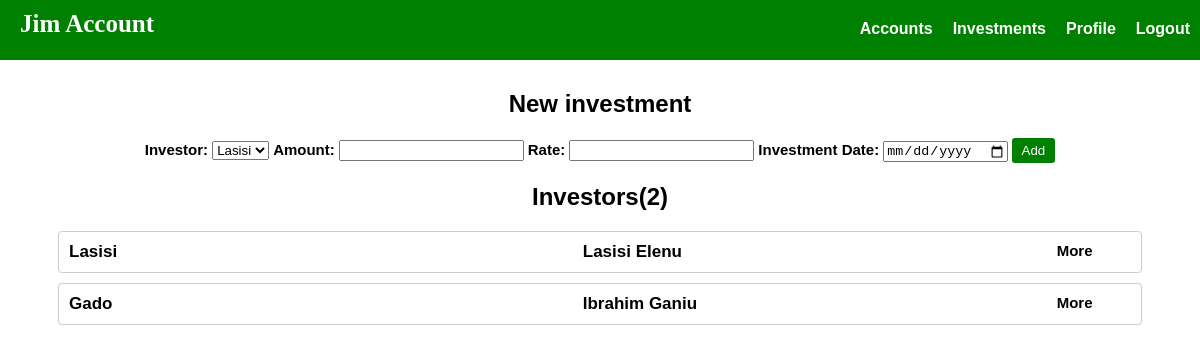
Screenshot of /investments/ (signed in) with the database file from the repository.
### index/models.py (models this page shows, shortened)
class User(AbstractUser):
	role = models.CharField(max_length=10, default='read')

### index/views.py (the view, shortened to what this page needs)
# urls.py: url(r'^investments/$', views.investments, name='investments'),
def investments(request):
	if request.user.is_authenticated:
		return render(request, 'investments.html', {
			'title': 'Jimnet investments',
			'investors': User.objects.all(),
			'user': User.objects.get(username=request.user.username)
		})
	return redirect(index)

### index/templates/investments.html (shortened to what this page needs)
{% extends "base.html" %}
{% load static %}
{% block content %}
	{% if user.role == 'write' %}
		<form class="investmentForm" method="post" action="">
			<h2>New investment</h2>
			<label>Investor:</label>
			<select name="investor">
				{% for investor in investors %}
					<option value="{{investor.pk}}">{{investor.username}}</option>
				{% endfor %}
			</select>
			<label>Amount:</label>
			<input type="number" name="amount">
			<label>Rate:</label>
			<input type="number" name="interest_rate">
			<label>Investment Date:</label>
			<input type="date" name="investmentDate">
			<input type="submit" value="Add">
		</form>
	{% endif %}
	<div class="fromleft">
		<h2 class="center">Investors({{investors | length}})</h2>
		{% if investors %}
			{% for investor in investors %}
				<div class="infodrop">
					<div>
						<div class="sm-rol-2">
							<div class="col-6">
								<span class="dropfront">{{investor.username}}</span>
							</div>
						</div>
						<div class="sm-rol-2">
							<div class="col-6">
								<span class="dropfront">{{investor.first_name}} {{investor.last_name}}</span>
							</div>
							<span class="right more" data-drop="{{investor.pk}}">More</span>
						</div>
					</div>
				</div>
			{% endfor %}
		{% else %}
			<h3>There is no investment yet</h3>
		{% endif %}
	</div>
{% endblock %}

### index/static/style.css (style rules this page uses)
body { margin: 0px; }
h1,h2,h3,h4,h5,h6 { font-family: arial; }
.center { text-align: center; }
label { font-family: arial; font-size: 15px; font-weight: bold; color: white; margin-bottom: 10px; }
.col-6 { -ms-flex: 0 0 50%; flex: 0 0 50%; max-width: 40%; display: inline; margin: 0px; padding: 0px; margin-top: 15px; }
.sm-rol-2 { width: 48%; display: inline-table; }
.infodrop { border: 1px solid #ccc; padding: 10px; border-radius: 4px; width: 90%; margin: 10px auto; }
.fromleft { text-align: left; }
.dropfront { font-family: arial; font-size: 17px; font-weight: bolder; }
.more { font-family: arial; font-weight: bolder; font-size: 15px; cursor: pointer; }
.right { float: right; }
.investmentForm { text-align: center; }
.investmentForm label { color: black; font-family: arial; }
.investmentForm input[type='submit'] { background: green; border: 0px; border-radius: 3px; color: white; padding: 5px 10px; cursor: pointer; }

### rows the page displays
User: username "Lasisi", first_name "Lasisi", last_name "Elenu"
User: username "Gado", first_name "Ibrahim", last_name "Ganiu"

### other values shown
{{ investors | length }} "2"
form field investor "Lasisi"
